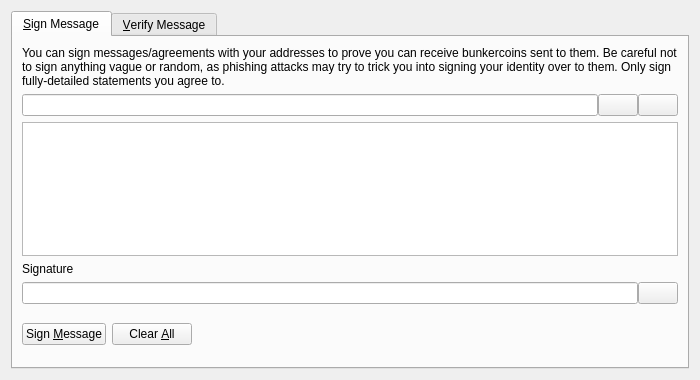
<?xml version="1.0" encoding="UTF-8"?>
<ui version="4.0">
 <class>SignVerifyMessageDialog</class>
 <widget class="QDialog" name="SignVerifyMessageDialog">
  <property name="geometry">
   <rect>
    <x>0</x>
    <y>0</y>
    <width>700</width>
    <height>380</height>
   </rect>
  </property>
  <property name="windowTitle">
   <string>Signatures - Sign / Verify a Message</string>
  </property>
  <property name="modal">
   <bool>true</bool>
  </property>
  <layout class="QVBoxLayout" name="verticalLayout">
   <item>
    <widget class="QTabWidget" name="tabWidget">
     <property name="currentIndex">
      <number>0</number>
     </property>
     <widget class="QWidget" name="tabSignMessage">
      <attribute name="title">
       <string>&amp;Sign Message</string>
      </attribute>
      <layout class="QVBoxLayout" name="verticalLayout_SM">
       <item>
        <widget class="QLabel" name="infoLabel_SM">
         <property name="text">
          <string>You can sign messages/agreements with your addresses to prove you can receive bunkercoins sent to them. Be careful not to sign anything vague or random, as phishing attacks may try to trick you into signing your identity over to them. Only sign fully-detailed statements you agree to.</string>
         </property>
         <property name="textFormat">
          <enum>Qt::PlainText</enum>
         </property>
         <property name="wordWrap">
          <bool>true</bool>
         </property>
        </widget>
       </item>
       <item>
        <layout class="QHBoxLayout" name="horizontalLayout_1_SM">
         <property name="spacing">
          <number>0</number>
         </property>
         <item>
          <widget class="QValidatedLineEdit" name="addressIn_SM">
           <property name="toolTip">
            <string>The Bunkercoin address to sign the message with</string>
           </property>
          </widget>
         </item>
         <item>
          <widget class="QPushButton" name="addressBookButton_SM">
           <property name="toolTip">
            <string>Choose previously used address</string>
           </property>
           <property name="text">
            <string/>
           </property>
           <property name="icon">
            <iconset resource="../bitcoin.qrc">
             <normaloff>:/icons/address-book</normaloff>:/icons/address-book</iconset>
           </property>
           <property name="shortcut">
            <string>Alt+A</string>
           </property>
           <property name="autoDefault">
            <bool>false</bool>
           </property>
          </widget>
         </item>
         <item>
          <widget class="QPushButton" name="pasteButton_SM">
           <property name="toolTip">
            <string>Paste address from clipboard</string>
           </property>
           <property name="text">
            <string/>
           </property>
           <property name="icon">
            <iconset resource="../bitcoin.qrc">
             <normaloff>:/icons/editpaste</normaloff>:/icons/editpaste</iconset>
           </property>
           <property name="shortcut">
            <string>Alt+P</string>
           </property>
           <property name="autoDefault">
            <bool>false</bool>
           </property>
          </widget>
         </item>
        </layout>
       </item>
       <item>
        <widget class="QPlainTextEdit" name="messageIn_SM">
         <property name="toolTip">
          <string>Enter the message you want to sign here</string>
         </property>
        </widget>
       </item>
       <item>
        <widget class="QLabel" name="signatureLabel_SM">
         <property name="text">
          <string>Signature</string>
         </property>
         <property name="textFormat">
          <enum>Qt::PlainText</enum>
         </property>
        </widget>
       </item>
       <item>
        <layout class="QHBoxLayout" name="horizontalLayout_2_SM">
         <property name="spacing">
          <number>0</number>
         </property>
         <item>
          <widget class="QLineEdit" name="signatureOut_SM">
           <property name="font">
            <font>
             <italic>true</italic>
            </font>
           </property>
           <property name="readOnly">
            <bool>true</bool>
           </property>
          </widget>
         </item>
         <item>
          <widget class="QPushButton" name="copySignatureButton_SM">
           <property name="toolTip">
            <string>Copy the current signature to the system clipboard</string>
           </property>
           <property name="text">
            <string/>
           </property>
           <property name="icon">
            <iconset resource="../bitcoin.qrc">
             <normaloff>:/icons/editcopy</normaloff>:/icons/editcopy</iconset>
           </property>
           <property name="autoDefault">
            <bool>false</bool>
           </property>
          </widget>
         </item>
        </layout>
       </item>
       <item>
        <layout class="QHBoxLayout" name="horizontalLayout_3_SM">
         <item>
          <widget class="QPushButton" name="signMessageButton_SM">
           <property name="toolTip">
            <string>Sign the message to prove you own this Bunkercoin address</string>
           </property>
           <property name="text">
            <string>Sign &amp;Message</string>
           </property>
           <property name="icon">
            <iconset resource="../bitcoin.qrc">
             <normaloff>:/icons/edit</normaloff>:/icons/edit</iconset>
           </property>
           <property name="autoDefault">
            <bool>false</bool>
           </property>
          </widget>
         </item>
         <item>
          <widget class="QPushButton" name="clearButton_SM">
           <property name="toolTip">
            <string>Reset all sign message fields</string>
           </property>
           <property name="text">
            <string>Clear &amp;All</string>
           </property>
           <property name="icon">
            <iconset resource="../bitcoin.qrc">
             <normaloff>:/icons/remove</normaloff>:/icons/remove</iconset>
           </property>
           <property name="autoDefault">
            <bool>false</bool>
           </property>
          </widget>
         </item>
         <item>
          <spacer name="horizontalSpacer_1_SM">
           <property name="orientation">
            <enum>Qt::Horizontal</enum>
           </property>
           <property name="sizeHint" stdset="0">
            <size>
             <width>40</width>
             <height>48</height>
            </size>
           </property>
          </spacer>
         </item>
         <item>
          <widget class="QLabel" name="statusLabel_SM">
           <property name="font">
            <font>
             <weight>75</weight>
             <bold>true</bold>
            </font>
           </property>
           <property name="text">
            <string/>
           </property>
           <property name="wordWrap">
            <bool>true</bool>
           </property>
          </widget>
         </item>
         <item>
          <spacer name="horizontalSpacer_2_SM">
           <property name="orientation">
            <enum>Qt::Horizontal</enum>
           </property>
           <property name="sizeHint" stdset="0">
            <size>
             <width>40</width>
             <height>48</height>
            </size>
           </property>
          </spacer>
         </item>
        </layout>
       </item>
      </layout>
     </widget>
     <widget class="QWidget" name="tabVerifyMessage">
      <attribute name="title">
       <string>&amp;Verify Message</string>
      </attribute>
      <layout class="QVBoxLayout" name="verticalLayout_VM">
       <item>
        <widget class="QLabel" name="infoLabel_VM">
         <property name="text">
          <string>Enter the receiver's address, message (ensure you copy line breaks, spaces, tabs, etc. exactly) and signature below to verify the message. Be careful not to read more into the signature than what is in the signed message itself, to avoid being tricked by a man-in-the-middle attack. Note that this only proves the signing party receives with the address, it cannot prove sendership of any transaction!</string>
         </property>
         <property name="textFormat">
          <enum>Qt::PlainText</enum>
         </property>
         <property name="alignment">
          <set>Qt::AlignLeading|Qt::AlignLeft|Qt::AlignTop</set>
         </property>
         <property name="wordWrap">
          <bool>true</bool>
         </property>
        </widget>
       </item>
       <item>
        <layout class="QHBoxLayout" name="horizontalLayout_1_VM">
         <property name="spacing">
          <number>0</number>
         </property>
         <item>
          <widget class="QValidatedLineEdit" name="addressIn_VM">
           <property name="toolTip">
            <string>The Bunkercoin address the message was signed with</string>
           </property>
          </widget>
         </item>
         <item>
          <widget class="QPushButton" name="addressBookButton_VM">
           <property name="toolTip">
            <string>Choose previously used address</string>
           </property>
           <property name="text">
            <string/>
           </property>
           <property name="icon">
            <iconset resource="../bitcoin.qrc">
             <normaloff>:/icons/address-book</normaloff>:/icons/address-book</iconset>
           </property>
           <property name="shortcut">
            <string>Alt+A</string>
           </property>
           <property name="autoDefault">
            <bool>false</bool>
           </property>
          </widget>
         </item>
        </layout>
       </item>
       <item>
        <widget class="QPlainTextEdit" name="messageIn_VM"/>
       </item>
       <item>
        <widget class="QValidatedLineEdit" name="signatureIn_VM"/>
       </item>
       <item>
        <layout class="QHBoxLayout" name="horizontalLayout_2_VM">
         <item>
          <widget class="QPushButton" name="verifyMessageButton_VM">
           <property name="toolTip">
            <string>Verify the message to ensure it was signed with the specified Bunkercoin address</string>
           </property>
           <property name="text">
            <string>Verify &amp;Message</string>
           </property>
           <property name="icon">
            <iconset resource="../bitcoin.qrc">
             <normaloff>:/icons/transaction_0</normaloff>:/icons/transaction_0</iconset>
           </property>
           <property name="autoDefault">
            <bool>false</bool>
           </property>
          </widget>
         </item>
         <item>
          <widget class="QPushButton" name="clearButton_VM">
           <property name="toolTip">
            <string>Reset all verify message fields</string>
           </property>
           <property name="text">
            <string>Clear &amp;All</string>
           </property>
           <property name="icon">
            <iconset resource="../bitcoin.qrc">
             <normaloff>:/icons/remove</normaloff>:/icons/remove</iconset>
           </property>
           <property name="autoDefault">
            <bool>false</bool>
           </property>
          </widget>
         </item>
         <item>
          <spacer name="horizontalSpacer_1_VM">
           <property name="orientation">
            <enum>Qt::Horizontal</enum>
           </property>
           <property name="sizeHint" stdset="0">
            <size>
             <width>40</width>
             <height>48</height>
            </size>
           </property>
          </spacer>
         </item>
         <item>
          <widget class="QLabel" name="statusLabel_VM">
           <property name="font">
            <font>
             <weight>75</weight>
             <bold>true</bold>
            </font>
           </property>
           <property name="text">
            <string/>
           </property>
           <property name="wordWrap">
            <bool>true</bool>
           </property>
          </widget>
         </item>
         <item>
          <spacer name="horizontalSpacer_2_VM">
           <property name="orientation">
            <enum>Qt::Horizontal</enum>
           </property>
           <property name="sizeHint" stdset="0">
            <size>
             <width>40</width>
             <height>48</height>
            </size>
           </property>
          </spacer>
         </item>
        </layout>
       </item>
      </layout>
     </widget>
    </widget>
   </item>
  </layout>
 </widget>
 <customwidgets>
  <customwidget>
   <class>QValidatedLineEdit</class>
   <extends>QLineEdit</extends>
   <header>qvalidatedlineedit.h</header>
  </customwidget>
 </customwidgets>
 <resources>
  <include location="../bitcoin.qrc"/>
 </resources>
 <connections/>
</ui>
